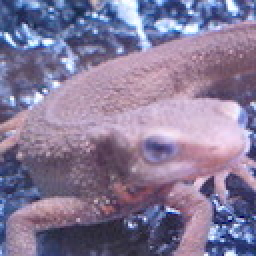
#> input picture Question_31_40/imori.jpg, 128 x 128 px (shown 2 times larger)
$ python answer_32.py
#> lines starting #> are read from the running program, lines starting #| are printed output that depends on the picture
import cv2
import numpy as np
import matplotlib.pyplot as plt

# Read image
img = cv2.imread("imori.jpg").astype(np.float32)
H, W, C = img.shape
#> H = 128; W = 128; C = 3

# Gray scale
gray = 0.2126 * img[..., 2] + 0.7152 * img[..., 1] + 0.0722 * img[..., 0]
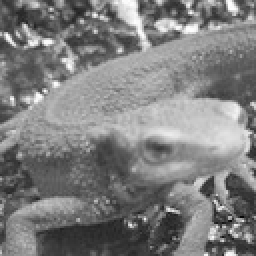
#> gray: shape (128, 128) float32 (shown 2 times larger); min 6.71, max 254.4, mean 126.7

# [17 lines of commented-out code are left out]
U = W
#> U = 128
V = H
#> V = 128

X = np.zeros((V, U), dtype=np.complex)
X_r = np.zeros((V, U), dtype=np.complex)
X_i = np.zeros((V, U), dtype=np.float32)

x = np.tile(np.arange(W), (H, 1))
y = np.arange(H).repeat(W).reshape(H, -1)

for v in range(V):
    for u in range(U):
        #X_r[v, u] = np.sum(re)
        #X_i[v, u] = np.sum(img)
        theta = (-2j * np.pi * (1. * v * y / H + 1. * u * x / W))
        X[v, u] = np.sum(gray * np.exp(theta)) / (H * W)

print(X)
#> (printed output is left out)
#X = np.sqrt(np.power(X_r, 2), np.power(X_i, 2))
X = np.abs(X.imag).astype(np.uint8)
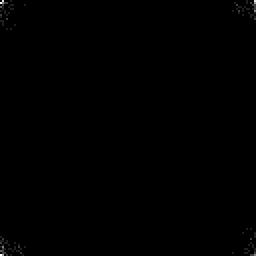
#> X: shape (128, 128) (shown 2 times larger); min 0, max 8, mean 0.0121; drawn with min black and max white
print(X)
#> (printed output is left out)
plt.imshow(X, cmap='gray')
plt.show()

out = np.zeros((V, U), dtype=np.float32)

for v in range(V):
    for u in range(U):
        theta = (2. * np.pi * (1. * v * y / H + 1. * u * x / W))
        out[v, u] = np.sum(X_r[v, u] * np.cos(theta) + X_i[v, u] * np.sin(theta))
#> out: shape (128, 128) float32; every value is 0
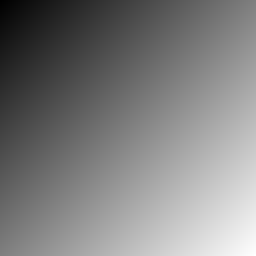
#> theta: shape (128, 128) float64 (shown 2 times larger); min 0, max 1583.5, mean 791.7; drawn with min black and max white

out = out.astype(np.uint8)
#> out: shape (128, 128); every value is 0

# Save result
cv2.imshow("result", out)
cv2.waitKey(0)
cv2.imwrite("out.jpg", out)
